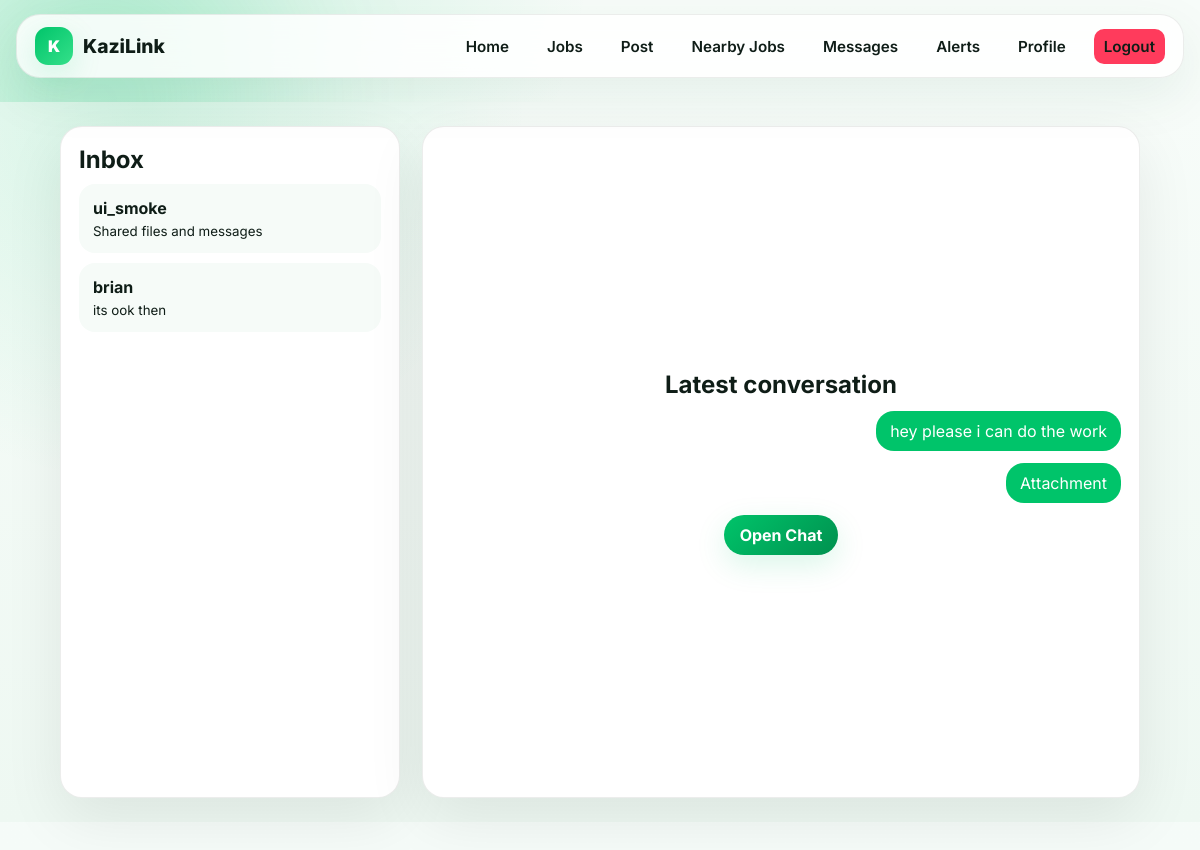
The page /inbox/ (signed in) on the database its author committed.
### marketplace/models.py (models this page shows)
class Conversation(models.Model):
    participants = models.ManyToManyField(User, related_name='conversations')
    job = models.ForeignKey(Job, on_delete=models.SET_NULL, null=True, blank=True, related_name='conversations')
    updated_at = models.DateTimeField(default=timezone.now)
    class Meta:
        ordering = ['-updated_at']

class Message(models.Model):
    conversation = models.ForeignKey(Conversation, on_delete=models.CASCADE, related_name='messages')
    sender = models.ForeignKey(User, on_delete=models.CASCADE, related_name='sent_messages')
    body = models.TextField(blank=True)
    attachment = models.FileField(upload_to='chat/files/', blank=True)
    image = models.ImageField(upload_to='chat/images/', blank=True)
    voice_note = models.FileField(upload_to='chat/voice/', blank=True)
    seen = models.BooleanField(default=False)
    created_at = models.DateTimeField(auto_now_add=True)
    class Meta:
        ordering = ['created_at']

### marketplace/views.py (the view)
# urls.py: path('inbox/', views.inbox, name='inbox'),
@login_required
def inbox(request):
    conversations = request.user.conversations.prefetch_related('participants', 'messages')
    active = conversations.first()
    return render(request, 'marketplace/inbox.html', {'conversations': conversations, 'active': active, 'message_form': MessageForm()})

### marketplace/context_processors.py (called while the page is built)
def alert_badge(request):
    if not request.user.is_authenticated:
        return {'alert_match_count': 0}
    return {'alert_match_count': len(matching_alert_jobs(request.user))}

### marketplace/views.py (called while the page is built, shortened)
def matching_alert_jobs(user):
    alerts = list(user.job_alerts.filter(active=True).select_related('category'))
    if not alerts:
        return []

### templates/marketplace/inbox.html (shortened to what this page needs)
{% extends 'marketplace/base.html' %}
{% load static %}
{% block page_css %}<link rel="stylesheet" href="{% static 'marketplace/css/inbox.css' %}">{% endblock %}
{% block content %}
<main class="inbox-layout">
    <aside class="conversation-list">
        <h1>Inbox</h1>
        {% for conversation in conversations %}
            <a href="{% url 'chat_room' conversation.id %}">
                <strong>{% for participant in conversation.participants.all %}{% if participant != user %}{{ participant.username }}{% endif %}{% endfor %}</strong>
                <small>{{ conversation.messages.last.body|default:'Shared files and messages' }}</small>
            </a>
        {% empty %}
            <p>No conversations yet. Start one from a job post or profile.</p>
        {% endfor %}
    </aside>
    <section class="chat-preview">
        {% if active %}
            <h2>Latest conversation</h2>
            {% for message in active.messages.all|slice:":6" %}
                <p class="{% if message.sender == user %}mine{% endif %}">{{ message.body|default:'Attachment' }}</p>
            {% endfor %}
            <a class="btn primary" href="{% url 'chat_room' active.id %}">Open Chat</a>
        {% else %}
            <h2>Modern messaging is ready.</h2>
            <p>Chat supports text, images, files, voice notes, seen status, and profile previews.</p>
        {% endif %}
    </section>
</main>
{% endblock %}

### static/marketplace/css/base.css (style rules this page uses)
:root { --green: #00c46a; --green-dark: #00914f; --mint: #e9fff3; --ink: #0f1d17; --bg: #f5fbf8; --card: rgba(255,255,255,0.75); --text: #0f1d17; --muted: #6c7a73; --border: rgba(0,0,0,0.08); --line: rgba(15,29,23,0.08); --shadow: 0 20px 60px rgba(0,0,0,0.08); --shadow-soft: 0 10px 30px rgba(0,196,106,0.15); --radius: 14px; }
* { margin: 0; padding: 0; box-sizing: border-box; }
body { font-family: "Inter", sans-serif; background: radial-gradient(circle at 12% -8%, rgba(0,196,106,0.16), transparent 32%), linear-gradient(180deg, #f7fcf9 0%, var(--bg) 100%); color: var(--text); overflow-x: hidden; }
a { color: var(--green-dark); text-decoration: none; }
.btn-primary, .btn-danger, .btn, button.btn { display: inline-flex; align-items: center; justify-content: center; gap: 8px; padding: 10px 16px; border-radius: 999px; font-weight: 700; text-decoration: none; border: 0; cursor: pointer; transition: 0.2s ease; }
.btn.primary { background: linear-gradient(135deg, var(--green), var(--green-dark)); color: white; box-shadow: var(--shadow-soft); }

### static/marketplace/css/inbox.css (style rules this page uses)
.inbox-layout { display: grid; grid-template-columns: minmax(280px, 340px) minmax(0, 1fr); gap: 22px; padding: 24px clamp(14px, 5vw, 60px); min-height: calc(100vh - 80px); background: radial-gradient(circle at 12% 0%, rgba(0,196,106,.14), transparent 30%), linear-gradient(180deg, #f7fcf9 0%, #eef8f2 100%); }
.conversation-list, .chat-preview { border: 1px solid var(--line); background: white; border-radius: 22px; box-shadow: var(--shadow); padding: 18px; }
.conversation-list { display: grid; align-content: start; gap: 10px; }
.conversation-list a { display: grid; gap: 5px; padding: 14px; border-radius: 16px; background: #f6fbf8; color: var(--text); transition: transform .2s ease, background .2s ease; }
.chat-preview { display: grid; align-content: center; justify-items: center; gap: 12px; text-align: center; }
.chat-preview p.mine { margin-left: auto; background: var(--green); color: white; }
.chat-preview p { max-width: 420px; padding: 10px 14px; background: #eef7f1; border-radius: 18px; }

### rows shown on the page
Conversation: messages.last.body "Shared files and messages"
Conversation: messages.last.body "its ook then"
Message: body "hey please i can do the work"
Message: body "Attachment"

### other values the page prints
{{ participant.username }} "ui_smoke"
{{ participant.username }} "brian"
